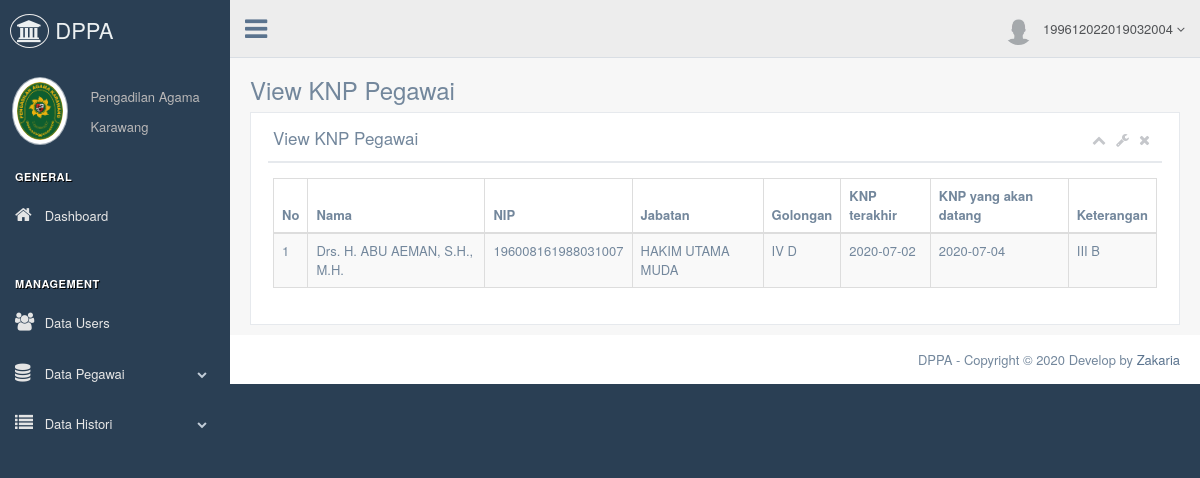
The app's page /admin/index.php?page=viewknppegawai&nip=196008161988031007 (signed in) with its own data.
### tables this page shows
CREATE TABLE `knp_pegawai` (
  `id_knppegawai` int(50) NOT NULL,
  `id_pegawai` int(50) NOT NULL,
  `knp_terakhir` varchar(225) DEFAULT NULL,
  `knp_datang` varchar(225) DEFAULT NULL,
  `keterangan` varchar(225) NOT NULL,
  `pensiun` varchar(255) NOT NULL,
  `timestamp` varchar(255) NOT NULL
);

CREATE TABLE `pegawai` (
  `id_pegawai` int(50) NOT NULL,
  `nama_pegawai` varchar(225) NOT NULL,
  `nip` varchar(225) NOT NULL,
  `id_jabatan` int(25) NOT NULL,
  `id_golongan` int(25) NOT NULL,
  `unit_kerja` varchar(255) NOT NULL
);

CREATE TABLE `jabatan` (
  `id_jabatan` int(25) NOT NULL,
  `nama_jabatan` varchar(255) NOT NULL
);

CREATE TABLE `golongan` (
  `id_golongan` int(25) NOT NULL,
  `nama_golongan` varchar(255) NOT NULL
);

### admin/view_knppegawai.php (the view, shortened to what this page needs)
<div class="page-title">
  <div class="title_left">
    <h3>View KNP Pegawai</h3>
  </div>
</div>
<div class="clearfix"></div>
<div class="row">
  <div class="col-md-12 col-sm-12 col-xs-12">
    <div class="x_panel">
      <div class="x_title">
        <h2>View KNP Pegawai <small>Daftar KNP pegawai</small></h2>
        <ul class="nav navbar-right panel_toolbox">
          <li><a class="collapse-link"><i class="fa fa-chevron-up"></i></a>
          </li>
          <li class="dropdown">
            <a href="#" class="dropdown-toggle" data-toggle="dropdown" role="button" aria-expanded="false"><i class="fa fa-wrench"></i></a>
          </li>
          <li><a class="close-link"><i class="fa fa-close"></i></a>
          </li>
        </ul>
        <div class="clearfix"></div>
      </div>
      <div class="x_content">
        <table id="datatable" class="table table-striped table-bordered">
          <thead>
            <tr>
              <th>No</th>
              <th>Nama</th>
              <th>NIP</th>
              <th>Jabatan</th>
              <th>Golongan</th>
              <th>KNP terakhir</th>
              <th>KNP yang akan datang</th>
              <th>Keterangan</th>
            </tr>
          </thead>
          <tbody>
            <?php
            include "../database/koneksi.php";
              $nip = $_GET['nip'];
              $i = 1;
              $selectpegawai = mysqli_query($koneksi, "SELECT * FROM pegawai pg WHERE nip='$nip'");
              $hasilselect = mysqli_fetch_array($selectpegawai);
              $idpegawai = $hasilselect['id_pegawai'];
              $query = mysqli_query($koneksi, "SELECT * FROM knp_pegawai knp, pegawai pg, jabatan jb, golongan gl where knp.id_pegawai = pg.id_pegawai and knp.id_pegawai='$idpegawai' and pg.id_jabatan=jb.id_jabatan and pg.id_golongan=gl.id_golongan");
              while ($row = mysqli_fetch_array($query) ) {
                ?>
                <tr>
                  <td><?php echo $i; ?></td>
                  <td><?php echo $row['nama_pegawai']; ?></td>
                  <td><?php echo $row['nip']; ?></td>
                  <td><?php echo $row['nama_jabatan']; ?></td>
                  <td><?php echo $row['nama_golongan']; ?></td>
                  <td><?php echo $row['knp_terakhir']; ?></td>
                  <td><?php echo $row['knp_datang']; ?></td>
                  <td><?php echo $row['keterangan']; ?></td>
                </tr>
                <?php
                $i++;
              }
            ?>
          </tbody>
        </table>
      </div>
    </div>
  </div>
</div>

### records on screen
knp_pegawai: id_pegawai.nama_pegawai "Drs. H. ABU AEMAN, S.H., M.H.", id_pegawai.nip "196008161988031007", jabatan.nama_jabatan "HAKIM UTAMA MUDA", golongan.nama_golongan "IV D", knp_terakhir "2020-07-02", knp_datang "2020-07-04", keterangan "III B"

### other values on screen
$nip "199612022019032004"
